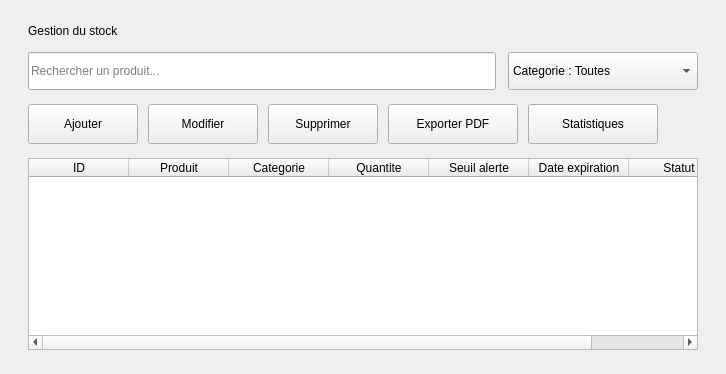
      <widget class="QWidget" name="page_stock">
       <layout class="QVBoxLayout" name="verticalLayoutStockRoot">
        <property name="spacing">
         <number>14</number>
        </property>
        <property name="leftMargin">
         <number>28</number>
        </property>
        <property name="topMargin">
         <number>24</number>
        </property>
        <property name="rightMargin">
         <number>28</number>
        </property>
        <property name="bottomMargin">
         <number>24</number>
        </property>
        <item>
         <widget class="QLabel" name="labelTitrePageStock">
          <property name="text">
           <string>Gestion du stock</string>
          </property>
         </widget>
        </item>
        <item>
         <layout class="QHBoxLayout" name="horizontalLayoutFiltresStock">
          <property name="spacing">
           <number>12</number>
          </property>
          <item>
           <widget class="QLineEdit" name="lineEditRechercheStock">
            <property name="minimumSize">
             <size>
              <width>0</width>
              <height>38</height>
             </size>
            </property>
            <property name="placeholderText">
             <string>Rechercher un produit...</string>
            </property>
           </widget>
          </item>
          <item>
           <widget class="QComboBox" name="comboBoxFiltreStock">
            <property name="minimumSize">
             <size>
              <width>190</width>
              <height>38</height>
             </size>
            </property>
            <item>
             <property name="text">
              <string>Categorie : Toutes</string>
             </property>
            </item>
            <item>
             <property name="text">
              <string>Medicament</string>
             </property>
            </item>
            <item>
             <property name="text">
              <string>Vaccin</string>
             </property>
            </item>
            <item>
             <property name="text">
              <string>Materiel</string>
             </property>
            </item>
            <item>
             <property name="text">
              <string>Alimentation</string>
             </property>
            </item>
            <item>
             <property name="text">
              <string>Autre</string>
             </property>
            </item>
           </widget>
          </item>
         </layout>
        </item>
        <item>
         <layout class="QHBoxLayout" name="horizontalLayoutBoutonsStock">
          <property name="spacing">
           <number>10</number>
          </property>
          <item>
           <widget class="QPushButton" name="pushButtonAjouterStock">
            <property name="minimumSize">
             <size>
              <width>110</width>
              <height>40</height>
             </size>
            </property>
            <property name="cursor">
             <cursorShape>PointingHandCursor</cursorShape>
            </property>
            <property name="text">
             <string>Ajouter</string>
            </property>
           </widget>
          </item>
          <item>
           <widget class="QPushButton" name="pushButtonModifierStock">
            <property name="minimumSize">
             <size>
              <width>110</width>
              <height>40</height>
             </size>
            </property>
            <property name="cursor">
             <cursorShape>PointingHandCursor</cursorShape>
            </property>
            <property name="text">
             <string>Modifier</string>
            </property>
           </widget>
          </item>
          <item>
           <widget class="QPushButton" name="pushButtonSupprimerStock">
            <property name="minimumSize">
             <size>
              <width>110</width>
              <height>40</height>
             </size>
            </property>
            <property name="cursor">
             <cursorShape>PointingHandCursor</cursorShape>
            </property>
            <property name="text">
             <string>Supprimer</string>
            </property>
           </widget>
          </item>
          <item>
           <widget class="QPushButton" name="pushButtonExporterPdfStock">
            <property name="minimumSize">
             <size>
              <width>130</width>
              <height>40</height>
             </size>
            </property>
            <property name="cursor">
             <cursorShape>PointingHandCursor</cursorShape>
            </property>
            <property name="text">
             <string>Exporter PDF</string>
            </property>
           </widget>
          </item>
          <item>
           <widget class="QPushButton" name="pushButtonStatistiquesStock">
            <property name="minimumSize">
             <size>
              <width>130</width>
              <height>40</height>
             </size>
            </property>
            <property name="cursor">
             <cursorShape>PointingHandCursor</cursorShape>
            </property>
            <property name="text">
             <string>Statistiques</string>
            </property>
           </widget>
          </item>
          <item>
           <spacer name="spacerBoutonsStock">
            <property name="orientation">
             <enum>Qt::Horizontal</enum>
            </property>
            <property name="sizeHint" stdset="0">
             <size>
              <width>40</width>
              <height>20</height>
             </size>
            </property>
           </spacer>
          </item>
         </layout>
        </item>
        <item>
         <widget class="QTableWidget" name="tableWidgetStock">
          <property name="editTriggers">
           <set>QAbstractItemView::NoEditTriggers</set>
          </property>
          <property name="alternatingRowColors">
           <bool>true</bool>
          </property>
          <property name="selectionMode">
           <enum>QAbstractItemView::SingleSelection</enum>
          </property>
          <property name="selectionBehavior">
           <enum>QAbstractItemView::SelectRows</enum>
          </property>
          <property name="showGrid">
           <bool>true</bool>
          </property>
          <property name="sortingEnabled">
           <bool>false</bool>
          </property>
          <attribute name="horizontalHeaderStretchLastSection">
           <bool>true</bool>
          </attribute>
          <attribute name="verticalHeaderVisible">
           <bool>false</bool>
          </attribute>
          <column>
           <property name="text">
            <string>ID</string>
           </property>
          </column>
          <column>
           <property name="text">
            <string>Produit</string>
           </property>
          </column>
          <column>
           <property name="text">
            <string>Categorie</string>
           </property>
          </column>
          <column>
           <property name="text">
            <string>Quantite</string>
           </property>
          </column>
          <column>
           <property name="text">
            <string>Seuil alerte</string>
           </property>
          </column>
          <column>
           <property name="text">
            <string>Date expiration</string>
           </property>
          </column>
          <column>
           <property name="text">
            <string>Statut</string>
           </property>
          </column>
         </widget>
        </item>
       </layout>
      </widget>
